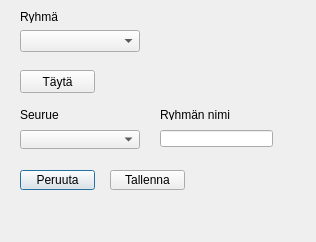
<?xml version="1.0" encoding="UTF-8"?>
<ui version="4.0">
 <class>Dialog</class>
 <widget class="QDialog" name="Dialog">
  <property name="geometry">
   <rect>
    <x>0</x>
    <y>0</y>
    <width>316</width>
    <height>242</height>
   </rect>
  </property>
  <property name="windowTitle">
   <string>Dialog</string>
  </property>
  <widget class="QComboBox" name="editGroupComboBox">
   <property name="geometry">
    <rect>
     <x>20</x>
     <y>30</y>
     <width>120</width>
     <height>22</height>
    </rect>
   </property>
  </widget>
  <widget class="QComboBox" name="editGroupPartyComboBox">
   <property name="geometry">
    <rect>
     <x>20</x>
     <y>130</y>
     <width>120</width>
     <height>19</height>
    </rect>
   </property>
  </widget>
  <widget class="QPushButton" name="editGroupCancelPushButton">
   <property name="geometry">
    <rect>
     <x>20</x>
     <y>170</y>
     <width>75</width>
     <height>20</height>
    </rect>
   </property>
   <property name="text">
    <string>Peruuta</string>
   </property>
   <property name="default">
    <bool>true</bool>
   </property>
  </widget>
  <widget class="QPushButton" name="editGroupSavePushButton">
   <property name="geometry">
    <rect>
     <x>110</x>
     <y>170</y>
     <width>75</width>
     <height>20</height>
    </rect>
   </property>
   <property name="text">
    <string>Tallenna</string>
   </property>
  </widget>
  <widget class="QLineEdit" name="editGroupNameLineEdit">
   <property name="geometry">
    <rect>
     <x>160</x>
     <y>130</y>
     <width>113</width>
     <height>17</height>
    </rect>
   </property>
  </widget>
  <widget class="QLabel" name="label">
   <property name="geometry">
    <rect>
     <x>20</x>
     <y>10</y>
     <width>47</width>
     <height>13</height>
    </rect>
   </property>
   <property name="text">
    <string>Ryhmä</string>
   </property>
  </widget>
  <widget class="QLabel" name="label_2">
   <property name="geometry">
    <rect>
     <x>20</x>
     <y>110</y>
     <width>47</width>
     <height>10</height>
    </rect>
   </property>
   <property name="text">
    <string>Seurue</string>
   </property>
  </widget>
  <widget class="QLabel" name="label_3">
   <property name="geometry">
    <rect>
     <x>160</x>
     <y>110</y>
     <width>70</width>
     <height>10</height>
    </rect>
   </property>
   <property name="text">
    <string>Ryhmän nimi</string>
   </property>
  </widget>
  <widget class="QPushButton" name="editGroupPopulatePushButton">
   <property name="geometry">
    <rect>
     <x>20</x>
     <y>70</y>
     <width>75</width>
     <height>23</height>
    </rect>
   </property>
   <property name="text">
    <string>Täytä</string>
   </property>
  </widget>
 </widget>
 <tabstops>
  <tabstop>editGroupComboBox</tabstop>
  <tabstop>editGroupPopulatePushButton</tabstop>
  <tabstop>editGroupPartyComboBox</tabstop>
  <tabstop>editGroupNameLineEdit</tabstop>
  <tabstop>editGroupCancelPushButton</tabstop>
  <tabstop>editGroupSavePushButton</tabstop>
 </tabstops>
 <resources/>
 <connections/>
</ui>
